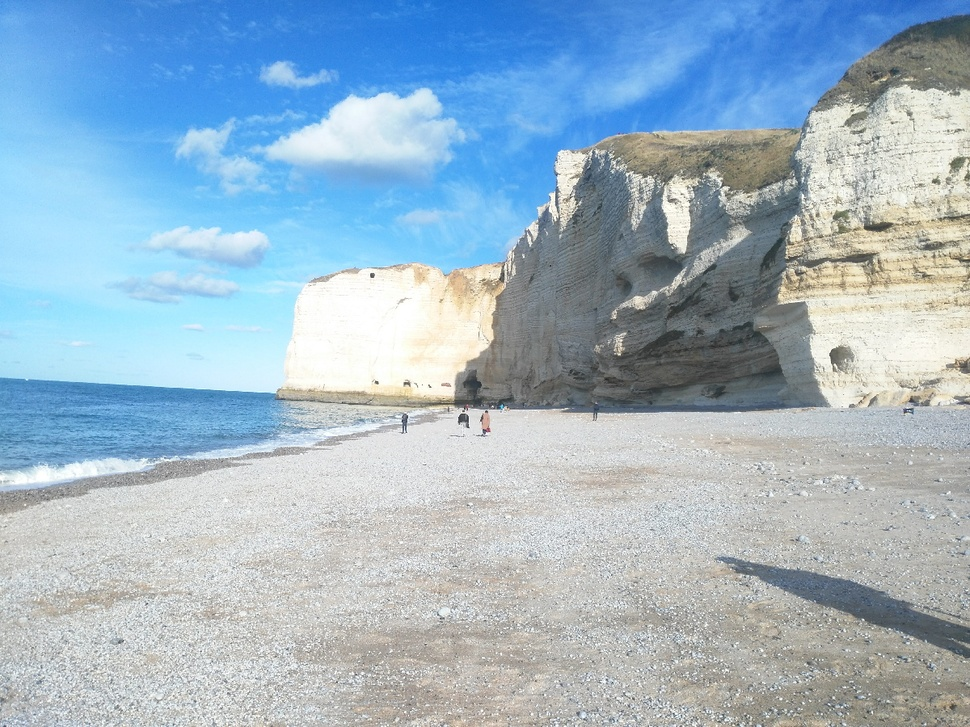
#> input picture etretat.jpg, 970 x 727 px, shrunk from 1200 x 900 before the run
$ jupyter execute Project2.ipynb   (shell and % lines are left out)   (older library calls are emulated)
#> lines starting #> are read from the running program, lines starting #| are printed output that depends on the picture
# Coding project - Picture enhancement

To enhance the image, I first removed noise by using the opening function of the skimage.morphology module. I apply that on every channel of the image after converting it to an hsv image. I did it with a disk of value 1. The resulting image is called clean.
Afterwards, I used a technique called histogram matching, it matches the pixels of the image to the histogram of another image (called reference). I did it because I found that it could enhance the colors of the image. The resulting image is called matched.
Then, I equalized the image to get an image that uses the full dynamic range and therefore has a better contrast.

[cell 1]
# -- Your code here -- #
import numpy as np
import matplotlib.pyplot as plt
from skimage.io import imread,imshow,imsave
from skimage.filters import gaussian
from skimage.morphology import  disk
from skimage.color.adapt_rgb import adapt_rgb, each_channel, hsv_value
from matplotlib import cm
import skimage.filters.rank as skr
from skimage.morphology import disk, opening, closing
from skimage.util.dtype import convert
from skimage import exposure
from skimage.exposure import match_histograms
from skimage.color import rgb2hsv, hsv2rgb

im = imread('etretat.jpg')
#> im is the input picture: shape (727, 970, 3); mean R, G, B 158, 181.4, 197.9


# noise removal
se = disk(1)
# converting in hsv
hsv = rgb2hsv(im)
#> hsv: shape (727, 970, 3) float64; mean of channels 0, 1, 2 0.387, 0.221, 0.794
# opening function on each channel
clean0 = opening(im[:,:,0],se)
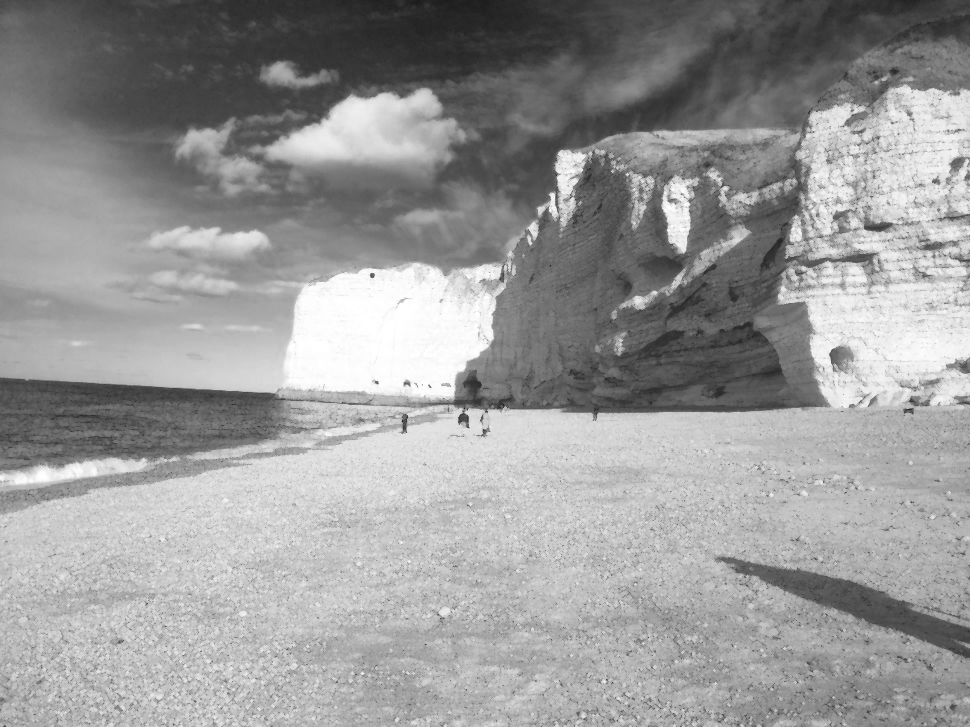
#> clean0: shape (727, 970); min 27, max 255, mean 153.1
clean1 = opening(im[:,:,1],se)
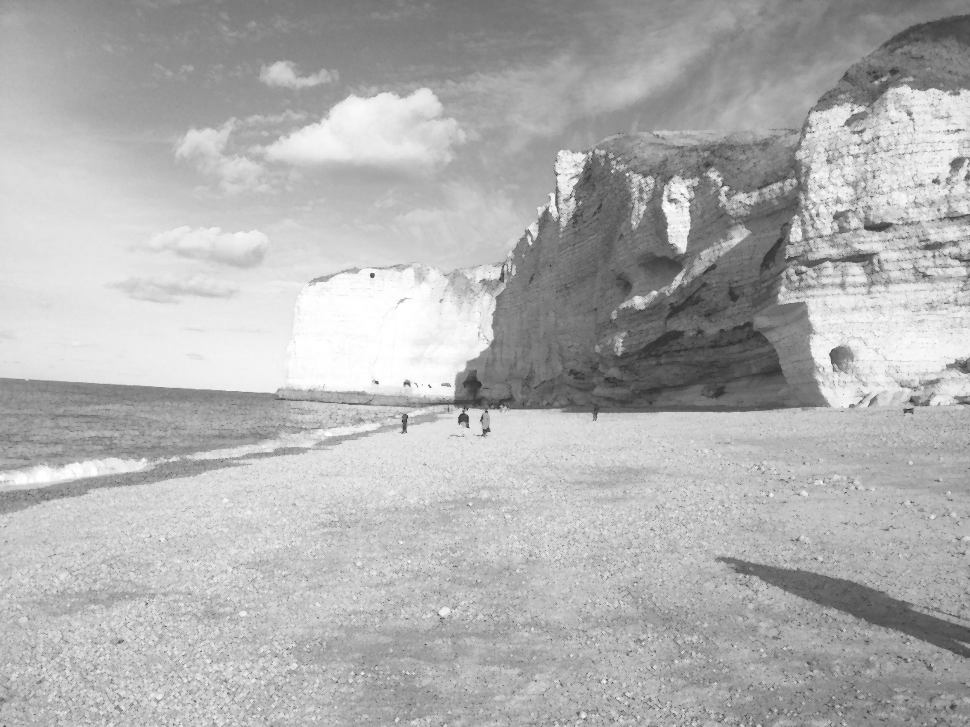
#> clean1: shape (727, 970); min 36, max 255, mean 176.5
clean2 = opening(im[:,:,2],se)
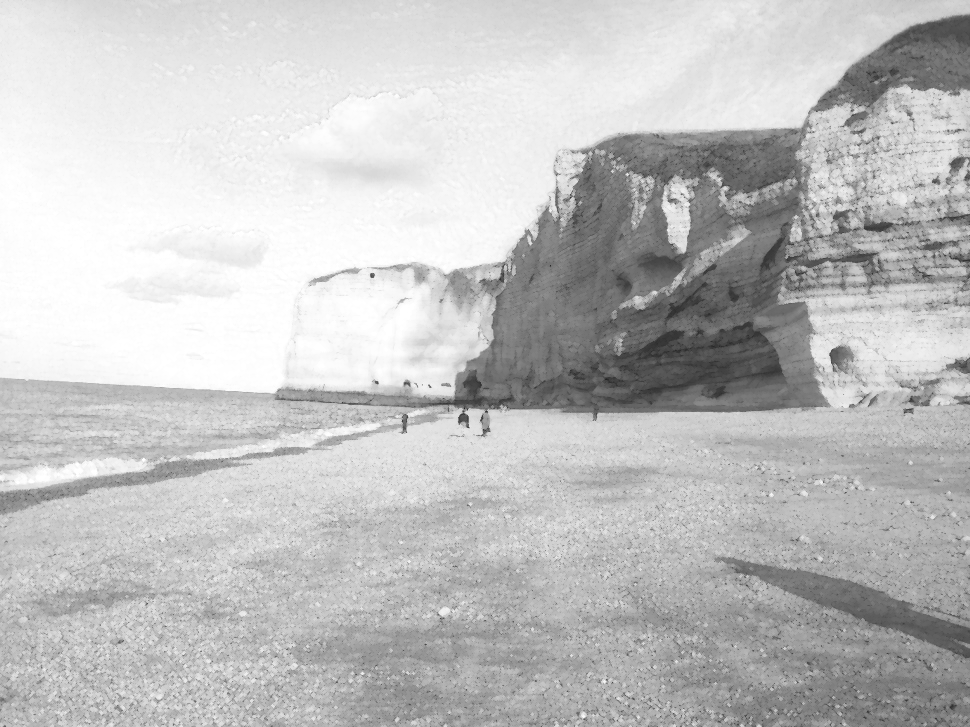
#> clean2: shape (727, 970); min 34, max 255, mean 193
clean= np.dstack((clean0, clean1, clean2))
plt.imshow(clean);
plt.title('clean')
plt.show()

# histogram matching
reference = imread('road.jpg')
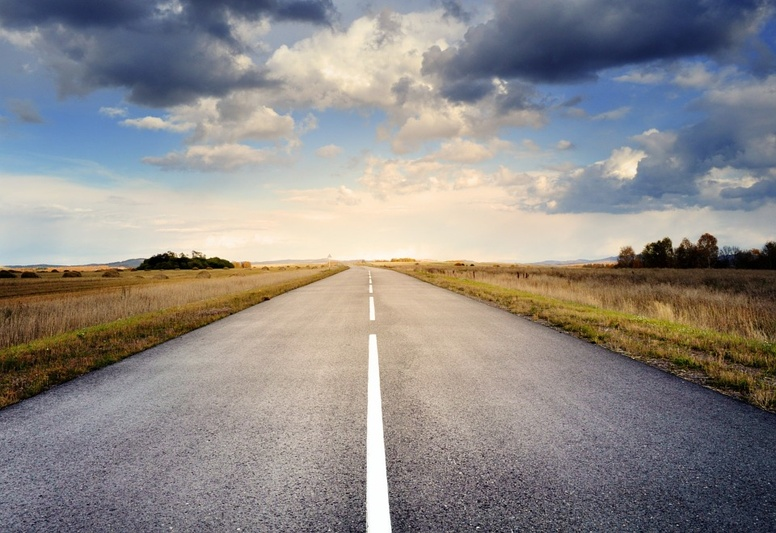
#> input picture road.jpg, 776 x 533 px, shrunk from 960 x 659 before the run
#> reference is the input picture: shape (533, 776, 3); mean R, G, B 142.2, 138.1, 136.2
matched = match_histograms(clean, reference, multichannel=True)
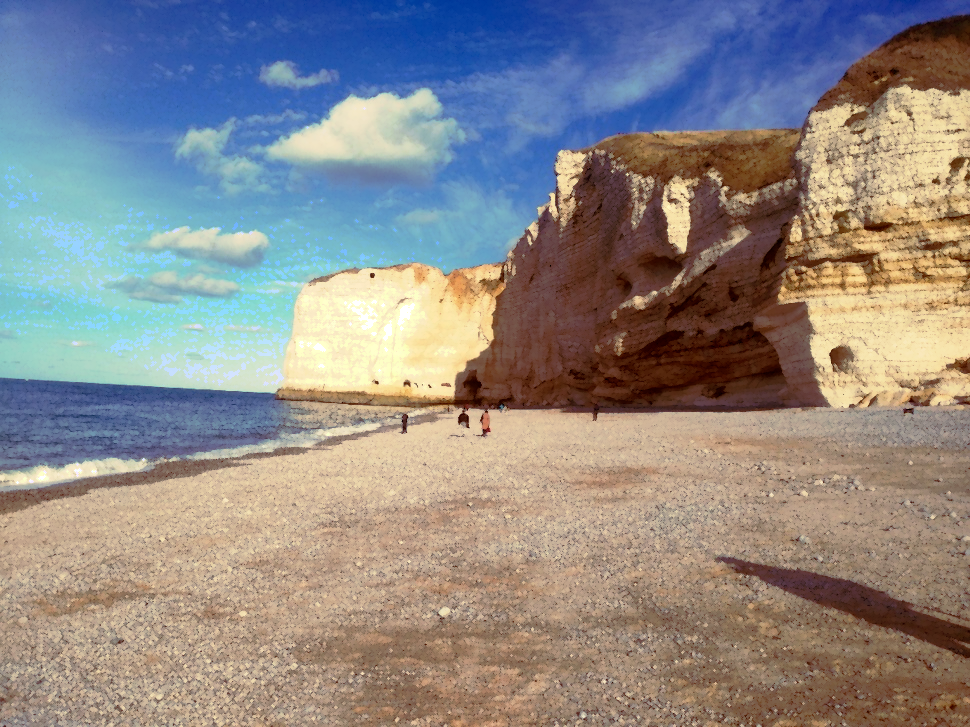
#> matched: shape (727, 970, 3); mean R, G, B 141.8, 137.8, 136.1

fig, (ax1, ax2, ax3) = plt.subplots(nrows=1, ncols=3, figsize=(8, 3),
                                    sharex=True, sharey=True)
for aa in (ax1, ax2, ax3):
    aa.set_axis_off()
ax2.imshow(reference)
ax2.set_title('Reference')
ax3.imshow(matched)
ax3.set_title('Matched')

plt.tight_layout()
plt.show()

# equalization : want to flatten the peaks of the histogram -> contrast stronger
# because large part that have similar values
# cumulative hist : small range of value will be mapped in a large range of output

def cumul_hist(im):
    cumul_hist = np.zeros(256)
    c = 0
    for v in range(256):
        c += (im==v).sum()
        cumul_hist[v] = c
#> this loop made 256 passes
#> after the loop, c = 2115570; cumul_hist = 256 values from 0 to 2115570
    cumul_hist /= cumul_hist.max()
#> cumul_hist = 256 values from 0 to 1
    return cumul_hist

h = cumul_hist(clean)
#> h = 256 values from 0 to 1
lut = (h*255).astype('uint8')
#> lut = 256 values from 0 to 255

contrast = lut[matched.astype('uint8')]
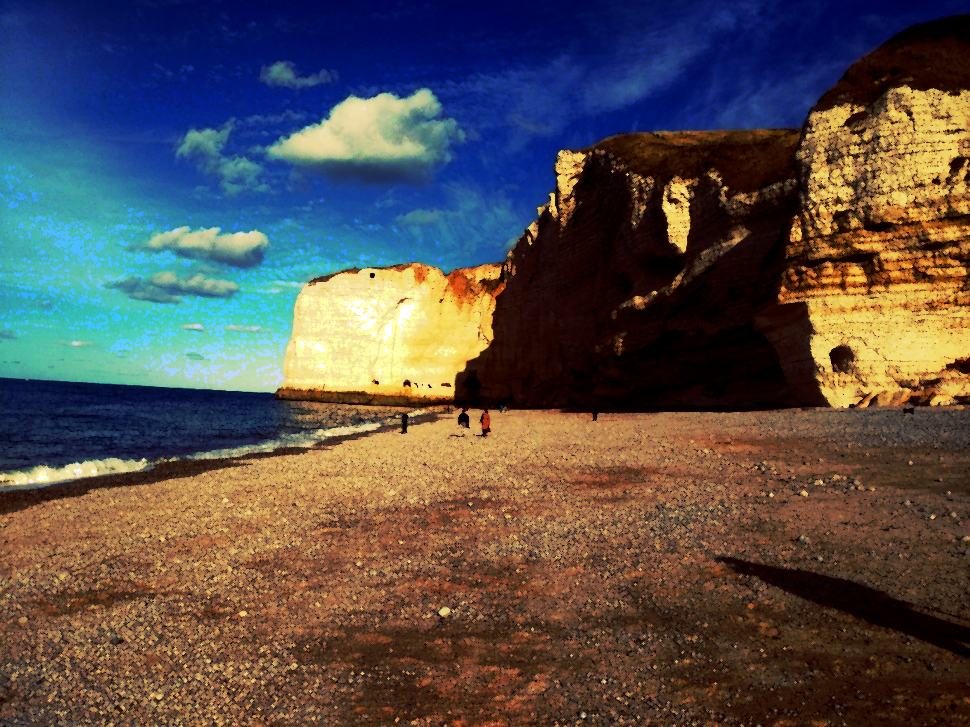
#> contrast: shape (727, 970, 3); mean R, G, B 86.9, 79.5, 76.8


plt.imshow(contrast)
plt.title('contrast')
plt.show()


imsave('enh.jpg', contrast)
